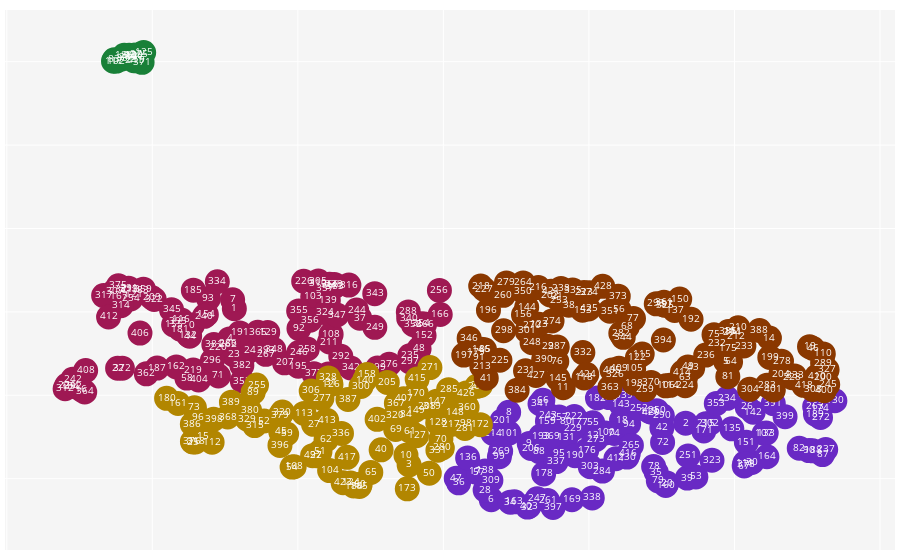

Notebook source saved alongside this figure:
### Code cell
# Documents Projection based on Words. (An interactive plot). It returns the Projection (each document coordinate) and the Labels (each document cluster)
# Arguments: view              = 'notebook', 'browser' ('notebook' -> To plot in your prefered Notebook App. 'browser' -> To plot in your prefered browser window);
#            corpus_type       = 'abs', 'title', 'kwa', or 'kwp';
#            stop_words        = A list of stopwords to clean the corpus. ['ar', 'bn', 'bg', 'cs', 'en', 'fi', 'fr', 'de', 'el', 'hi', 'he', 'hu', 'it', 'ja', 'ko',  'mr', 'fa', 'pl', 'pt-br', 'ro', 'ru', 'es', 'sv', 'sk', 'zh', 'th', 'uk'];
#                                'ar' = Arabic; 'bn' = Bengali; 'bg' = Bulgarian; 'cs' = Czech; 'en' = English; 'fi' = Finnish; 'fr' = French; 'de' = German; 'el' = Greek; 'he' = Hebrew;'hi' = Hindi; 'hu' = Hungarian; 'it' = Italian;
#                                'ja' = Japanese; 'ko' = Korean; 'mr' =  Marathi; 'fa' =  Persian; 'pl' =  Polish; 'pt-br' = Potuguese-Brazilian; 'ro' = Romanian; 'ru' = Russian; 'es' =  Spanish; 'sk' = Slovak; 'sv' = Swedish;
#                                'zh' = Chinese; 'th' = Thai; 'uk' = Ukrainian
#            rmv_custom_words  = A list of custom stopwords to clean the corpus;
#            custom_label      = A list of custom labels for each document. The user can define each document cluster;
#            custom_projection = A list of custom coordinates for each document. The user can define each document coordinate;
#            n_components      = Number of Dimensions;
#            n_clusters        = Number of Clusters;
#            tf_idf            = True or False (True -> The Cluster Algorithm will use the DTM to calculate each document Label. False -> The Cluster Algorithm will use the Coordinates to calculate each document Label)
#            embeddings        = True or False (True -> The Cluster Algorithm will use the Word Embeddings to calculate each document Label. False -> The Cluster Algorithm will use the Coordinates to calculate each document Label)
#            method            = 'tsvd' or 'umap' ('tsvd' -> Truncated SVD projection method is used. 'umap' -> UMAP projection method is used)
projection, labels = bibfile.docs_projection(view              = 'notebook',
                                             corpus_type       = 'abs',
                                             stop_words        = ['en'],
                                             rmv_custom_words  = [],
                                             custom_label      = [],
                                             custom_projection = [],
                                             n_components      = 2,
                                             n_clusters        = 5,
                                             tf_idf            = False,
                                             embeddings        = False,
                                             method            = 'umap')
